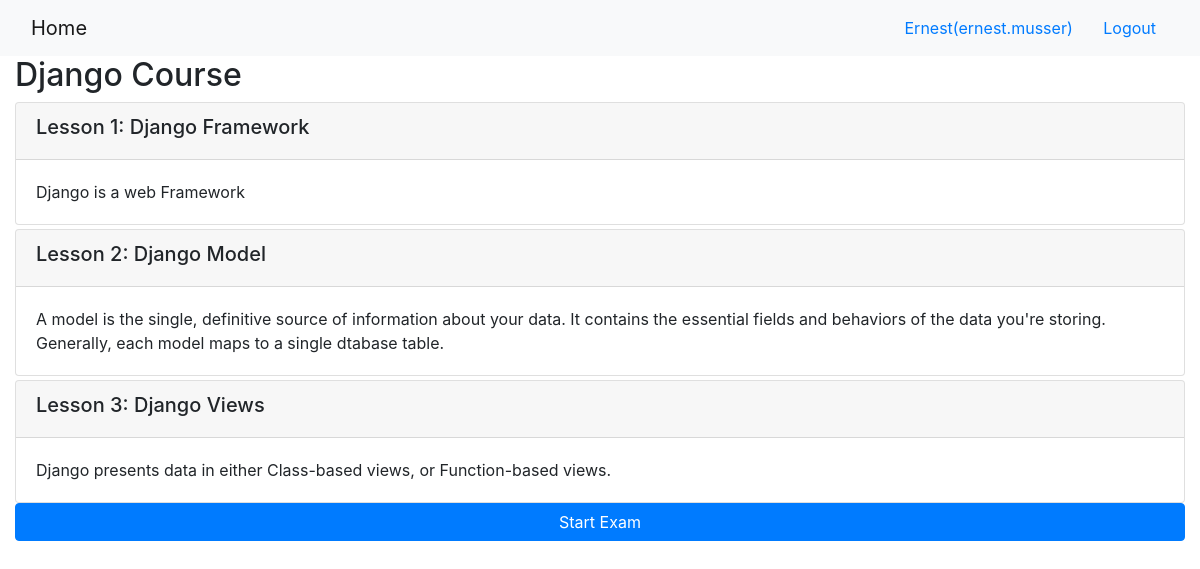
The app's page /onlinecourse/1/ (signed in) with its own data.
### onlinecourse/models.py (models this page shows, shortened)
class Course(models.Model):
    name = models.CharField(null=False, max_length=30, default='online course')
    image = models.ImageField(upload_to='course_images/')
    description = models.CharField(max_length=1000)
    pub_date = models.DateField(null=True)
    instructors = models.ManyToManyField(Instructor)
    users = models.ManyToManyField(settings.AUTH_USER_MODEL, through='Enrollment')
    total_enrollment = models.IntegerField(default=0)
    is_enrolled = False

class Lesson(models.Model):
    title = models.CharField(max_length=200, default="title")
    order = models.IntegerField(default=0)
    course = models.ForeignKey(Course, on_delete=models.CASCADE)
    content = models.TextField()

### onlinecourse/views.py (the view)
# urls.py: path('<int:pk>/', views.CourseDetailView.as_view(), name='course_details'),
class CourseDetailView(generic.DetailView):
    model = Course
    template_name = 'onlinecourse/course_detail_bootstrap.html'

### onlinecourse/templates/onlinecourse/course_detail_bootstrap.html (shortened to what this page needs)
<!DOCTYPE html>
<html lang="en">
<head>
     {% load static %}
    <link rel="stylesheet" href="https://maxcdn.bootstrapcdn.com/bootstrap/4.5.2/css/bootstrap.min.css">
</head>
<body>
    <nav class="navbar navbar-light bg-light">
        <div class="container-fluid">
            <div class="navbar-header">
                  <a class="navbar-brand" href="{% url 'onlinecourse:index' %}">Home</a>
            </div>
            <ul class="nav navbar-nav navbar-right">
                {% if user.is_authenticated %}
                <li>
                    <a class="btn btn-link" href="#">{{ user.first_name }}({{ user.username }})</a>
                    <a class="btn btn-link" href="{% url 'onlinecourse:logout' %}">Logout</a>
                </li>
                {% endif %}
            </ul>
        </div>
    </nav>
    <div class="container-fluid">
            <h2>{{ course.name }}</h2>
                <div class="card-columns-vertical">
                    {% for lesson in course.lesson_set.all %}
                        <div class="card mt-1">
                            <div class="card-header"><h5>Lesson {{lesson.order|add:1}}: {{lesson.title}}</h5></div>
                            <div class="card-body">{{lesson.content}}</div>
                        </div>
                    {% endfor %}
                </div>
            {% if user.is_authenticated %}
                <button class="btn btn-primary btn-block" data-toggle="collapse" data-target="#exam">Start Exam</button>
            {% endif %}
    </div>
</body>
</html>

### records on screen
Course: name "Django Course"
Lesson: order|add "1", title "Django Framework", content "Django is a web Framework"
Lesson: order|add "2", title "Django Model", content "A model is the single, definitive source of information about your data. It contains the essential fields and behaviors of the data you're storing. Generally, each model maps to a single dtabase table."
Lesson: order|add "3", title "Django Views", content "Django presents data in either Class-based views, or Function-based views."

### other values on screen
{{ user.first_name }} "Ernest"
{{ user.username }} "ernest.musser"
